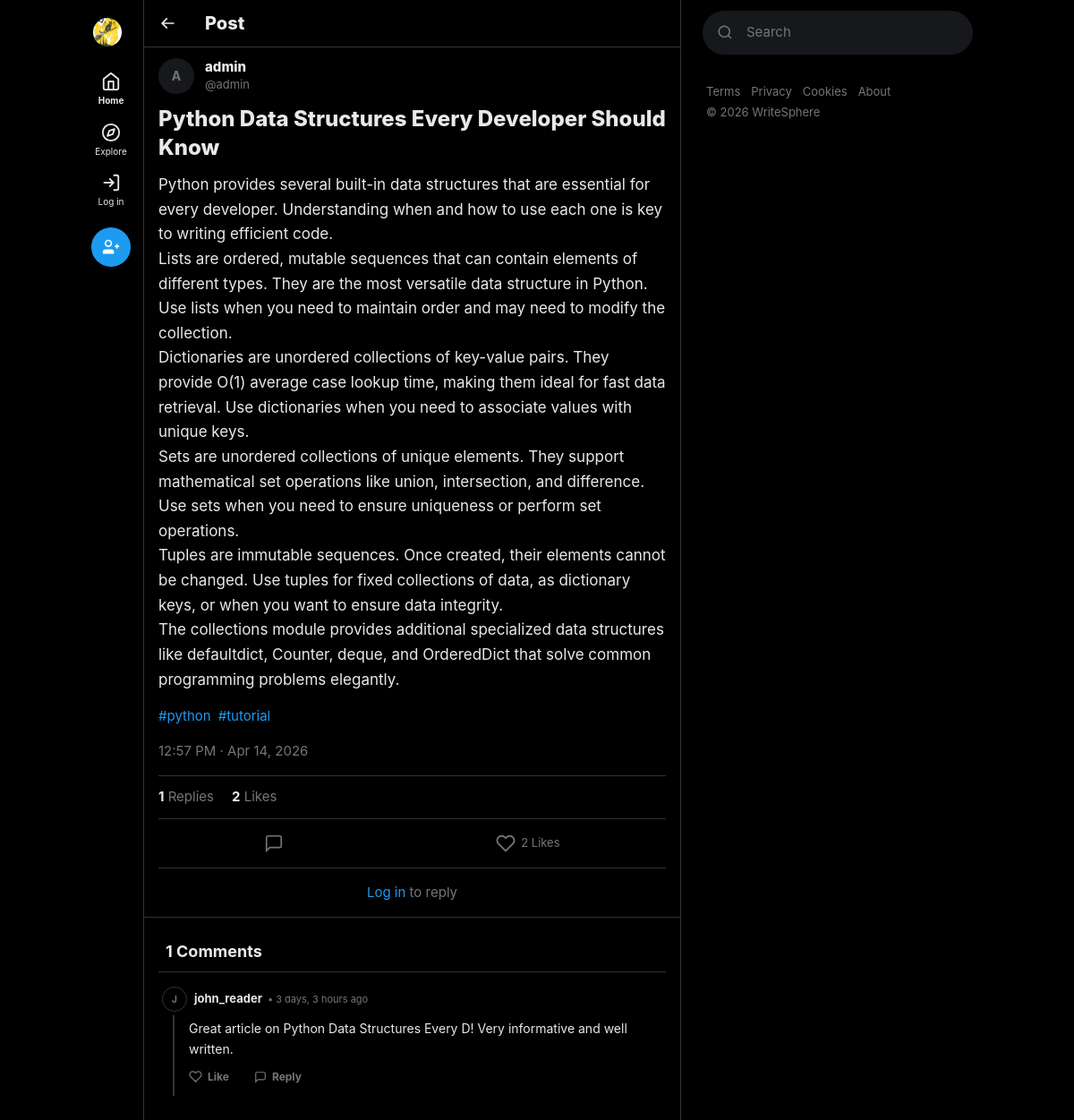
Page /post/python-data-structures-every-developer-should-know-863f56af/ on the committed database.
### posts/models.py (models this page shows, shortened)
class Post(models.Model):
    class Status(models.TextChoices):
        DRAFT = 'draft', 'Draft'
        PUBLISHED = 'published', 'Published'
    title = models.CharField(max_length=250)
    slug = models.SlugField(max_length=270, unique=True, blank=True)
    author = models.ForeignKey(
        settings.AUTH_USER_MODEL,
        on_delete=models.CASCADE,
        related_name='posts',
    )
    content = models.TextField(help_text='Write your blog post content here.')
    excerpt = models.TextField(
        max_length=500,
        blank=True,
        default='',
        help_text='A short summary shown on listing pages.',
    )
    cover_image = models.ImageField(
        upload_to='posts/covers/%Y/%m/',
        blank=True,
        null=True,
        help_text='Cover image for the post.',
    )
    category = models.ForeignKey(
        Category,
        on_delete=models.SET_NULL,
        null=True,
        blank=True,
        related_name='posts',
    )
    tags = models.ManyToManyField(Tag, blank=True, related_name='posts')
    status = models.CharField(
        max_length=10,
        choices=Status.choices,
        default=Status.DRAFT,
    )
    featured = models.BooleanField(default=False, help_text='Show on featured section.')
    created_at = models.DateTimeField(auto_now_add=True)
    updated_at = models.DateTimeField(auto_now=True)
    class Meta:
        ordering = ['-created_at']
        verbose_name = 'Post'
        verbose_name_plural = 'Posts'
    @property
    def like_count(self):
        return self.likes.count()
    @property
    def comment_count(self):
        return self.comments.count()

class Tag(models.Model):
    name = models.CharField(max_length=50, unique=True)
    slug = models.SlugField(max_length=60, unique=True, blank=True)
    class Meta:
        ordering = ['name']

### users/models.py (models this page shows, shortened)
class User(AbstractUser):
    class Role(models.TextChoices):
        ADMIN = 'admin', 'Admin'
        AUTHOR = 'author', 'Author'
        READER = 'reader', 'Reader'
    role = models.CharField(
        max_length=10,
        choices=Role.choices,
        default=Role.READER,
        help_text='User role determines permissions.',
    )
    bio = models.TextField(max_length=500, blank=True, default='')
    avatar = models.ImageField(
        upload_to='avatars/%Y/%m/',
        blank=True,
        null=True,
        help_text='Profile picture',
    )
    website = models.URLField(max_length=200, blank=True, default='')
    date_of_birth = models.DateField(blank=True, null=True)
    class Meta:
        ordering = ['-date_joined']
        verbose_name = 'User'
        verbose_name_plural = 'Users'

### interactions/models.py (models this page shows, shortened)
class Comment(models.Model):
    post = models.ForeignKey(
        'posts.Post',
        on_delete=models.CASCADE,
        related_name='comments',
    )
    author = models.ForeignKey(
        settings.AUTH_USER_MODEL,
        on_delete=models.CASCADE,
        related_name='comments',
    )
    parent = models.ForeignKey(
        'self',
        null=True,
        blank=True,
        on_delete=models.CASCADE,
        related_name='replies'
    )
    content = models.TextField(max_length=1000)
    created_at = models.DateTimeField(auto_now_add=True)
    updated_at = models.DateTimeField(auto_now=True)
    @property
    def like_count(self):
        return self.likes.count()
    class Meta:
        ordering = ['-created_at']
        verbose_name = 'Comment'
        verbose_name_plural = 'Comments'

### posts/views.py (the view)
# urls.py: path('post/<slug:slug>/', views.post_detail_view, name='detail'),
def post_detail_view(request, slug):
    post = get_object_or_404(
        Post.objects.select_related('author', 'category'),
        slug=slug,
        status='published',
    )
    user_has_liked = False
    if request.user.is_authenticated:
        user_has_liked = Like.objects.filter(post=post, user=request.user).exists()
    comments = post.comments.filter(parent__isnull=True).select_related('author').order_by('-created_at')
    comment_form = CommentForm()
    liked_comment_ids = []
    if request.user.is_authenticated:
        from interactions.models import CommentLike
        liked_comment_ids = list(CommentLike.objects.filter(user=request.user).values_list('comment_id', flat=True))
    related_posts = Post.objects.filter(
        status='published',
        category=post.category,
    ).exclude(pk=post.pk)[:4]
    context = {
        'post': post,
        'comments': comments,
        'comment_form': comment_form,
        'user_has_liked': user_has_liked,
        'related_posts': related_posts,
        'liked_comment_ids': liked_comment_ids,
    }
    return render(request, 'posts/detail.html', context)

### interactions/forms.py
class CommentForm(forms.ModelForm):
    class Meta:
        model = Comment
        fields = ['content']
        widgets = {
            'content': forms.Textarea(attrs={
                'class': 'bg-transparent border-none outline-none focus:ring-0 w-full text-[17px] text-[#0F1419] dark:text-[#E7E9EA] placeholder-[#536471] dark:placeholder-[#71767B] resize-none',
                'rows': 3,
                'placeholder': 'Write your comment...',
                'required': True,
            }),
        }
        labels = {
            'content': '',
        }

### interactions/context_processors.py (called while the page is built, shortened)
def unread_notification_count(request):
    if request.user.is_authenticated:
        count = Notification.objects.filter(
            recipient=request.user,
            is_read=False,
        ).count()
        return {'unread_notification_count': count}
    return {'unread_notification_count': 0}

def active_notes_processor(request):
    return {'active_notes': []}

### interactions/templatetags/comment_tags.py (called while the page is built)
@register.filter
def render_mentions(text):
    if not text:
        return ""
    escaped_text = escape(text)
    pattern = r'@([\w.-]+)'
    replacement = r'<a href="/users/profile/\1/" class="text-[#1D9BF0] hover:underline cursor-pointer group-hover/mention:underline font-medium">@\1</a>'
    html = re.sub(pattern, replacement, escaped_text)
    html = html.replace('\n', '<br>')
    return mark_safe(html)

### templates/posts/detail.html (shortened to what this page needs)
{% extends 'base.html' %}
{% load humanize %}
{% block content %}
<div class="sticky top-0 z-40 bg-white/80 dark:bg-black/80 backdrop-blur-xl px-4 py-2 flex items-center gap-6 border-b border-[#EFF3F4] dark:border-[#2F3336]">
    <a href="{% url 'posts:home' %}" class="p-2 -ml-2 rounded-full hover:bg-black/5 dark:hover:bg-white/5 transition-colors text-[#0F1419] dark:text-[#E7E9EA]">
        <svg viewBox="0 0 24 24" class="w-5 h-5" fill="currentColor"><path d="M7.414 13l5.043 5.04-1.414 1.42L3.586 12l7.457-7.46 1.414 1.42L7.414 11H21v2H7.414z"/></svg>
    </a>
    <h1 class="text-xl font-extrabold">Post</h1>
</div>
<article class="px-4 pt-3 border-b border-[#EFF3F4] dark:border-[#2F3336]">
    <div class="flex gap-3 mb-3">
        <div class="w-10 h-10 rounded-full bg-[#F7F9F9] dark:bg-[#16181C] flex items-center justify-center text-sm font-bold text-[#536471] dark:text-[#71767B] flex-shrink-0 overflow-hidden">
            {% if post.author.avatar %}
                <img src="{{ post.author.avatar.url }}" class="w-full h-full object-cover rounded-full">
            {% else %}
                {{ post.author.username|first|upper }}
            {% endif %}
        </div>
        <div class="flex flex-col justify-center flex-1 min-w-0">
            <a href="{% url 'users:profile' username=post.author.username %}" class="font-extrabold text-[15px] text-[#0F1419] dark:text-[#E7E9EA] no-underline hover:underline leading-tight">{{ post.author.get_full_name|default:post.author.username }}</a>
            <span class="text-[#536471] dark:text-[#71767B] text-[13px]">@{{ post.author.username|lower }}</span>
        </div>
    </div>
    <div class="text-[17px] leading-relaxed mb-4">
        <h2 class="text-2xl font-extrabold mb-3 text-[#0F1419] dark:text-[#E7E9EA]">{{ post.title }}</h2>
        <div class="text-[#0F1419] dark:text-[#E7E9EA]">{{ post.content|linebreaks }}</div>
    </div>
    {% if post.tags.all %}
    <div class="flex flex-wrap gap-2 mb-4">
        {% for tag in post.tags.all %}
        <a href="{% url 'posts:home' %}?tag={{ tag.slug }}" class="text-xblue no-underline text-[15px] hover:underline">#{{ tag.name|cut:"#" }}</a>
        {% endfor %}
    </div>
    {% endif %}
    <div class="text-[#536471] dark:text-[#71767B] text-[15px] pb-4 border-b border-[#EFF3F4] dark:border-[#2F3336]">
        {{ post.created_at|date:"g:i A · M j, Y" }}
    </div>
    <div class="flex gap-5 py-3 border-b border-[#EFF3F4] dark:border-[#2F3336] text-[15px]">
        <span><strong class="text-[#0F1419] dark:text-[#E7E9EA]">{{ post.comment_count }}</strong> <span class="text-[#536471] dark:text-[#71767B]">Replies</span></span>
        <span><strong class="text-[#0F1419] dark:text-[#E7E9EA]">{{ post.like_count }}</strong> <span class="text-[#536471] dark:text-[#71767B]">Likes</span></span>
    </div>
    <div class="flex justify-around py-1 border-b border-[#EFF3F4] dark:border-[#2F3336]">
        <span class="x-action-btn x-action-reply p-3" onclick="replyToUser('{{ post.author.username }}')" title="Reply">
            <svg viewBox="0 0 24 24" class="w-[22px] h-[22px]" fill="none" stroke="currentColor" stroke-width="1.8"><path d="M21 15a2 2 0 0 1-2 2H7l-4 4V5a2 2 0 0 1 2-2h14a2 2 0 0 1 2 2z"/></svg>
        </span>
        {% if user.is_authenticated %}
        <form method="POST" action="{% url 'interactions:like_toggle' post_id=post.pk %}" class="inline">
            {% csrf_token %}
            <button type="submit" title="Like" class="x-action-btn x-action-like p-3 {% if user_has_liked %}liked{% endif %}">
                <svg viewBox="0 0 24 24" class="w-[22px] h-[22px]" {% if user_has_liked %}fill="currentColor"{% else %}fill="none" stroke="currentColor" stroke-width="2"{% endif %}><path d="M20.84 4.61a5.5 5.5 0 0 0-7.78 0L12 5.67l-1.06-1.06a5.5 5.5 0 0 0-7.78 7.78l1.06 1.06L12 21.23l7.78-7.78 1.06-1.06a5.5 5.5 0 0 0 0-7.78z"/></svg>
                <span>{{ post.like_count }} Likes</span>
            </button>
        </form>
        {% else %}
        <span class="x-action-btn x-action-like p-3" title="Like">
            <svg viewBox="0 0 24 24" class="w-[22px] h-[22px]" fill="none" stroke="currentColor" stroke-width="2"><path d="M20.84 4.61a5.5 5.5 0 0 0-7.78 0L12 5.67l-1.06-1.06a5.5 5.5 0 0 0-7.78 7.78l1.06 1.06L12 21.23l7.78-7.78 1.06-1.06a5.5 5.5 0 0 0 0-7.78z"/></svg>
            <span>{{ post.like_count }} Likes</span>
        </span>
        {% endif %}
    </div>
    {% if user.is_authenticated %}
    <div class="flex gap-3 py-3">
        <div class="w-10 h-10 rounded-full bg-[#F7F9F9] dark:bg-[#16181C] flex items-center justify-center text-sm font-bold text-[#536471] dark:text-[#71767B] flex-shrink-0 overflow-hidden">
            {% if user.avatar %}<img src="{{ user.avatar.url }}" class="w-full h-full object-cover rounded-full">{% else %}{{ user.username|first|upper }}{% endif %}
        </div>
        <form method="POST" action="{% url 'interactions:comment_add' post_id=post.pk %}" class="flex-1">
            {% csrf_token %}
            <input type="hidden" name="parent_id" id="parent_id_input" value="">
            <div class="mb-2">
                {{ comment_form.content }}
            </div>
            <div class="flex justify-end">
                <button type="submit" class="bg-xblue hover:bg-xblue_h text-white font-bold text-[15px] px-5 py-2 rounded-full border-none cursor-pointer transition-colors">Reply</button>
            </div>
        </form>
    </div>
    {% else %}
    <div class="text-center py-4 text-[#536471] dark:text-[#71767B] text-[15px]">
        <a href="{% url 'users:login' %}" class="text-xblue no-underline hover:underline">Log in</a> to reply
    </div>
    {% endif %}
</article>
<div class="px-2 sm:px-4 py-4 pt-6 min-h-[50vh]">
    <h3 class="text-lg font-bold mb-4 px-2 text-[#0F1419] dark:text-[#E7E9EA] border-b border-[#EFF3F4] dark:border-[#2F3336] pb-2">{{ post.comment_count }} Comments</h3>
    {% if comments %}
        {% include "posts/comment_thread.html" with comments=comments %}
    {% endif %}
</div>
{% endblock %}

### templates/posts/comment_thread.html (shortened to what this page needs)
{% load humanize %}{% load comment_tags %}
{% for comment in comments %}
<div class="relative group mt-1 bg-transparent">
    <div class="flex items-center gap-2 mb-1 pl-1">
        <div class="w-7 h-7 rounded-full bg-white dark:bg-black border border-[#EFF3F4] dark:border-[#2F3336] flex items-center justify-center text-[10px] font-bold text-[#536471] dark:text-[#71767B] flex-shrink-0 overflow-hidden z-10">
            {% if comment.author.avatar %}<img src="{{ comment.author.avatar.url }}" class="w-full h-full object-cover">{% else %}{{ comment.author.username|first|upper }}{% endif %}
        </div>
        <div class="flex items-baseline gap-1.5">
            <span class="font-bold text-[13px] text-[#0F1419] dark:text-[#E7E9EA] hover:underline cursor-pointer">{{ comment.author.username }}</span>
            <span class="text-[#536471] dark:text-[#71767B] text-[11px]">• {{ comment.created_at|naturaltime }}</span>
        </div>
    </div>
    <div class="ml-2 sm:ml-[16px] pl-2 sm:pl-[16px] relative border-l-2 border-[#EDEFF1] dark:border-[#343536] group-hover:border-[#D7DADD] dark:group-hover:border-[#4D4E50] border-solid pb-2 transition-colors">
        <div class="text-[14px] leading-relaxed text-[#0F1419] dark:text-[#E7E9EA] pt-1 mb-1.5 break-words w-full">{{ comment.content|render_mentions }}</div>
            <div class="flex items-center gap-3 -ml-2 text-[#536471] dark:text-[#71767B]">
                <button data-comment-id="{{ comment.id }}" onclick="toggleCommentLike('{{ comment.id }}', this)" class="flex items-center gap-1.5 hover:bg-[#F91880]/10 py-1 px-2 rounded-full transition-colors text-[12px] font-bold cursor-pointer bg-transparent border-none font-sans {% if comment.id in liked_comment_ids %}text-[#F91880]{% else %}text-[#536471] dark:text-[#71767B]{% endif %} hover:text-[#F91880] dark:hover:text-[#F91880]">
                    <svg viewBox="0 0 24 24" class="w-[15px] h-[15px]" fill="{% if comment.id in liked_comment_ids %}currentColor{% else %}none{% endif %}" stroke="currentColor" stroke-width="2"><path d="M20.84 4.61a5.5 5.5 0 0 0-7.78 0L12 5.67l-1.06-1.06a5.5 5.5 0 0 0-7.78 7.78l1.06 1.06L12 21.23l7.78-7.78 1.06-1.06a5.5 5.5 0 0 0 0-7.78z"/></svg>
                    <span class="comment-like-count">{% if comment.like_count > 0 %}{{ comment.like_count }}{% else %}Like{% endif %}</span>
                </button>
                <button onclick="replyToUser('{{ comment.author.username }}', '{{ comment.id }}')" class="flex items-center gap-1.5 hover:bg-black/5 dark:hover:bg-white/5 py-1 px-2 rounded-full transition-colors text-[12px] font-bold cursor-pointer bg-transparent border-none font-sans text-[#536471] dark:text-[#71767B]">
                    <svg viewBox="0 0 24 24" class="w-[14px] h-[14px]" fill="none" stroke="currentColor" stroke-width="2"><path d="M21 15a2 2 0 0 1-2 2H7l-4 4V5a2 2 0 0 1 2-2h14a2 2 0 0 1 2 2z"/></svg>
                    Reply
                </button>
        </div>
    </div>
</div>
{% endfor %}

### static/css/x_layout.css (style rules this page uses)
:root { --x-accent: #1D9BF0; --x-accent-hover: #1A8CD8; --x-accent-light: rgba(29,155,240,0.1); --x-like: #F91880; --x-like-light: rgba(249,24,128,0.1); --x-repost: #00BA7C; --x-repost-light: rgba(0,186,124,0.1); --x-danger: #F4212E; }
.x-action-btn { display: inline-flex; align-items: center; gap: 6px; padding: 8px; border-radius: 9999px; font-size: 13px; transition: all 0.15s ease; cursor: pointer; border: none; background: transparent; font-family: inherit; }
.x-action-reply { color: #71767B; }
.x-action-like { color: #71767B; }

### rows in the picture
Post: author.username|first "A", author.get_full_name "admin", author.username "admin", title "Python Data Structures Every Developer Should Know", content "Python provides several built-in data structures that are essential for every developer. Understanding when and how to use each one is key to writing efficient code. Lists are ordered, mutable sequences that can contain elements of different types. They are the most versatile data structure in Python. Use lists when you need to maintain order and may need to modify the collection. Dictionaries are unordered collections of key-value pairs. They provide O(1) average case lookup time, making them ideal for fast data retrieval. Use dictionaries when you need to associate values with unique keys. Sets are unordered collections of unique elements. They support mathematical set operations like…", created_at "12:57 PM · Apr 14, 2026", comment_count "1", like_count "2"
Tag: name "python"
Tag: name "tutorial"
Comment: author.username|first "J", author.username "john_reader", created_at "3 days, 3 hours ago", content|render_mentions "Great article on Python Data Structures Every D! Very informative and well written.", shows "Like"
